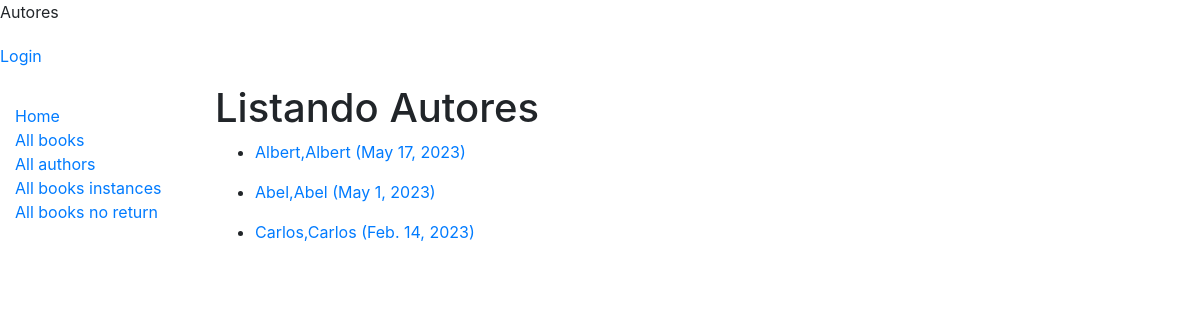
Screenshot of /catalog/authors/ with the database file from the repository.
### catalog/models.py (models this page shows, shortened)
class Author(models.Model):
    first_name = models.CharField(max_length=200)
    last_name = models.CharField(max_length=200)
    born_date = models.DateField(null=True, blank=True)
    death_date = models.DateField('Died', null=True, blank=True)
    class Meta:
        ordering = ['last_name', 'first_name']

### catalog/views.py (the view)
# urls.py: path("authors/", views.AuthorListView.as_view(), name="authors"),
class AuthorListView(generic.ListView):
  model = Author
  context_object_name = "authors"
  template_name = "catalog/authors.html"

### templates/catalog/authors.html (shortened to what this page needs)
{% extends '../base.html' %}
{% block content %}
    <h1>Listando Autores</h1>
    {% for autor in authors %}
    <div>
        <ul>
            <li><a href="{% url 'catalog:author-detail' autor.pk %}">{{ autor.first_name }},{{ autor.first_name }} ({{ autor.born_date }})</a></li>
        </ul>
    </div>
    {% endfor %}
{% endblock %}

### rows the page displays
Author: first_name "Albert", born_date "May 17, 2023"
Author: first_name "Abel", born_date "May 1, 2023"
Author: first_name "Carlos", born_date "Feb. 14, 2023"
